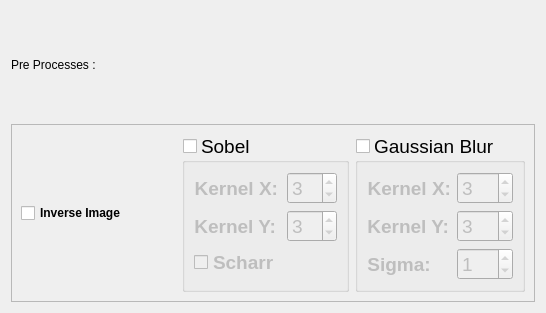
<?xml version="1.0" encoding="UTF-8"?>
<ui version="4.0">
 <class>PreProcessGUI</class>
 <widget class="QWidget" name="PreProcessGUI">
  <property name="geometry">
   <rect>
    <x>0</x>
    <y>0</y>
    <width>546</width>
    <height>313</height>
   </rect>
  </property>
  <property name="windowTitle">
   <string>Pre Process</string>
  </property>
  <layout class="QGridLayout" name="gridLayout_main" rowstretch="0,0" columnstretch="0">
   <property name="sizeConstraint">
    <enum>QLayout::SetMinimumSize</enum>
   </property>
   <item row="0" column="0">
    <widget class="QLabel" name="label">
     <property name="text">
      <string>Pre Processes : </string>
     </property>
    </widget>
   </item>
   <item row="1" column="0">
    <widget class="QFrame" name="frame_processes">
     <property name="frameShape">
      <enum>QFrame::StyledPanel</enum>
     </property>
     <property name="frameShadow">
      <enum>QFrame::Raised</enum>
     </property>
     <layout class="QHBoxLayout" name="horizontalLayout">
      <item>
       <widget class="QCheckBox" name="checkBox_InverseImg">
        <property name="font">
         <font>
          <weight>75</weight>
          <bold>true</bold>
         </font>
        </property>
        <property name="text">
         <string>Inverse Image</string>
        </property>
       </widget>
      </item>
      <item>
       <widget class="QGroupBox" name="groupBox_Sobel">
        <property name="font">
         <font>
          <pointsize>14</pointsize>
          <weight>50</weight>
          <bold>false</bold>
         </font>
        </property>
        <property name="title">
         <string notr="true">Sobel</string>
        </property>
        <property name="checkable">
         <bool>true</bool>
        </property>
        <property name="checked">
         <bool>false</bool>
        </property>
        <layout class="QFormLayout" name="formLayout_3">
         <property name="labelAlignment">
          <set>Qt::AlignLeading|Qt::AlignLeft|Qt::AlignVCenter</set>
         </property>
         <item row="0" column="0">
          <widget class="QLabel" name="label_KernelX_Sobel">
           <property name="font">
            <font>
             <weight>75</weight>
             <bold>true</bold>
            </font>
           </property>
           <property name="layoutDirection">
            <enum>Qt::LeftToRight</enum>
           </property>
           <property name="text">
            <string>Kernel X:</string>
           </property>
           <property name="alignment">
            <set>Qt::AlignRight|Qt::AlignTrailing|Qt::AlignVCenter</set>
           </property>
          </widget>
         </item>
         <item row="0" column="1">
          <widget class="QSpinBox" name="spinBox_KernelX_Sobel">
           <property name="font">
            <font>
             <weight>50</weight>
             <bold>false</bold>
            </font>
           </property>
           <property name="singleStep">
            <number>2</number>
           </property>
           <property name="value">
            <number>3</number>
           </property>
          </widget>
         </item>
         <item row="3" column="0">
          <widget class="QLabel" name="label_KernelY_Sobel">
           <property name="font">
            <font>
             <weight>75</weight>
             <bold>true</bold>
            </font>
           </property>
           <property name="layoutDirection">
            <enum>Qt::LeftToRight</enum>
           </property>
           <property name="text">
            <string>Kernel Y:</string>
           </property>
           <property name="alignment">
            <set>Qt::AlignRight|Qt::AlignTrailing|Qt::AlignVCenter</set>
           </property>
          </widget>
         </item>
         <item row="3" column="1">
          <widget class="QSpinBox" name="spinBox_KernelY_Sobel">
           <property name="font">
            <font>
             <weight>50</weight>
             <bold>false</bold>
            </font>
           </property>
           <property name="singleStep">
            <number>2</number>
           </property>
           <property name="value">
            <number>3</number>
           </property>
          </widget>
         </item>
         <item row="6" column="0">
          <widget class="QCheckBox" name="checkBox_Schar">
           <property name="font">
            <font>
             <weight>75</weight>
             <bold>true</bold>
            </font>
           </property>
           <property name="text">
            <string>Scharr</string>
           </property>
          </widget>
         </item>
        </layout>
       </widget>
      </item>
      <item>
       <widget class="QGroupBox" name="groupBox_Gaussian_Blur">
        <property name="font">
         <font>
          <pointsize>14</pointsize>
          <weight>50</weight>
          <bold>false</bold>
         </font>
        </property>
        <property name="title">
         <string notr="true">Gaussian Blur</string>
        </property>
        <property name="checkable">
         <bool>true</bool>
        </property>
        <property name="checked">
         <bool>false</bool>
        </property>
        <layout class="QFormLayout" name="formLayout">
         <property name="labelAlignment">
          <set>Qt::AlignLeading|Qt::AlignLeft|Qt::AlignVCenter</set>
         </property>
         <item row="0" column="0">
          <widget class="QLabel" name="label_KernelX">
           <property name="font">
            <font>
             <weight>75</weight>
             <bold>true</bold>
            </font>
           </property>
           <property name="layoutDirection">
            <enum>Qt::LeftToRight</enum>
           </property>
           <property name="text">
            <string>Kernel X:</string>
           </property>
           <property name="alignment">
            <set>Qt::AlignRight|Qt::AlignTrailing|Qt::AlignVCenter</set>
           </property>
          </widget>
         </item>
         <item row="0" column="1">
          <widget class="QSpinBox" name="spinBox_KernelX">
           <property name="font">
            <font>
             <weight>50</weight>
             <bold>false</bold>
            </font>
           </property>
           <property name="singleStep">
            <number>2</number>
           </property>
           <property name="value">
            <number>3</number>
           </property>
          </widget>
         </item>
         <item row="3" column="0">
          <widget class="QLabel" name="label_KernelY">
           <property name="font">
            <font>
             <weight>75</weight>
             <bold>true</bold>
            </font>
           </property>
           <property name="layoutDirection">
            <enum>Qt::LeftToRight</enum>
           </property>
           <property name="text">
            <string>Kernel Y:</string>
           </property>
           <property name="alignment">
            <set>Qt::AlignRight|Qt::AlignTrailing|Qt::AlignVCenter</set>
           </property>
          </widget>
         </item>
         <item row="3" column="1">
          <widget class="QSpinBox" name="spinBox_KernelY">
           <property name="font">
            <font>
             <weight>50</weight>
             <bold>false</bold>
            </font>
           </property>
           <property name="singleStep">
            <number>2</number>
           </property>
           <property name="value">
            <number>3</number>
           </property>
          </widget>
         </item>
         <item row="7" column="0">
          <widget class="QLabel" name="label_Sigma">
           <property name="font">
            <font>
             <weight>75</weight>
             <bold>true</bold>
            </font>
           </property>
           <property name="layoutDirection">
            <enum>Qt::LeftToRight</enum>
           </property>
           <property name="text">
            <string>Sigma: </string>
           </property>
           <property name="alignment">
            <set>Qt::AlignRight|Qt::AlignTrailing|Qt::AlignVCenter</set>
           </property>
          </widget>
         </item>
         <item row="7" column="1">
          <widget class="QSpinBox" name="spinBox_Sigma">
           <property name="font">
            <font>
             <weight>50</weight>
             <bold>false</bold>
            </font>
           </property>
           <property name="singleStep">
            <number>2</number>
           </property>
           <property name="value">
            <number>1</number>
           </property>
          </widget>
         </item>
        </layout>
       </widget>
      </item>
     </layout>
    </widget>
   </item>
  </layout>
 </widget>
 <resources/>
 <connections>
  <connection>
   <sender>spinBox_KernelY</sender>
   <signal>editingFinished()</signal>
   <receiver>PreProcessGUI</receiver>
   <slot>onKernelChanged()</slot>
   <hints>
    <hint type="sourcelabel">
     <x>401</x>
     <y>159</y>
    </hint>
    <hint type="destinationlabel">
     <x>243</x>
     <y>392</y>
    </hint>
   </hints>
  </connection>
  <connection>
   <sender>spinBox_KernelX</sender>
   <signal>editingFinished()</signal>
   <receiver>PreProcessGUI</receiver>
   <slot>onKernelChanged()</slot>
   <hints>
    <hint type="sourcelabel">
     <x>401</x>
     <y>109</y>
    </hint>
    <hint type="destinationlabel">
     <x>286</x>
     <y>383</y>
    </hint>
   </hints>
  </connection>
 </connections>
 <slots>
  <slot>onKernelChanged()</slot>
 </slots>
</ui>
